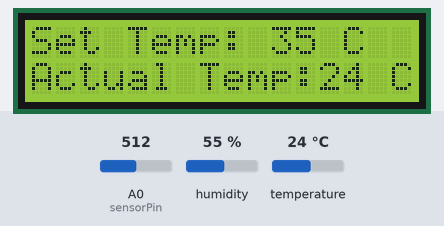
Bench run of a sketch on a simulated Arduino Uno, built with avr-gcc and run on an emulated ATmega328P. Parts: 16×2 character LCD. Wiring (inferred from the names in the program): DHT11 sensor: data pin 7. Inputs (shaded band) come from the test bench; at power-on: temperature 24 °C, A0 (sensorPin) = 512, humidity 55 %. What the sketch prints to the serial monitor is not drawn.

Above: at 1.2 s.
1.3 s: temperature set to 12 °C
At 3.0 s:
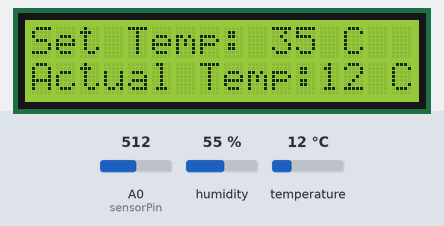
4.0 s: A0 (sensorPin) set to 716
At 5.5 s:
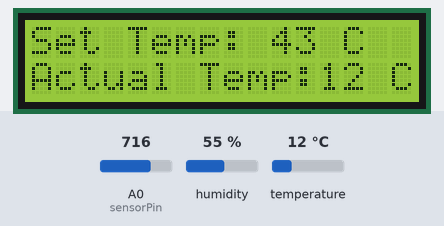
6.7 s: temperature set to 19 °C
At 9.3 s:
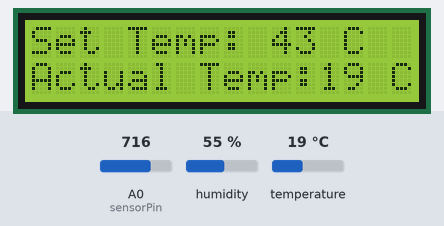
9.6 s: A0 (sensorPin) set to 900
At 10.7 s:
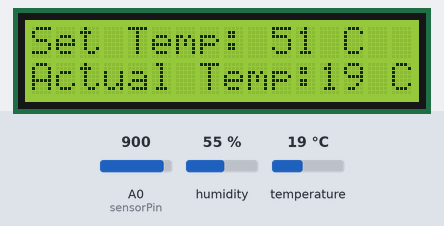
18.3 s: A0 (sensorPin) set to 1023
At 19.6 s:
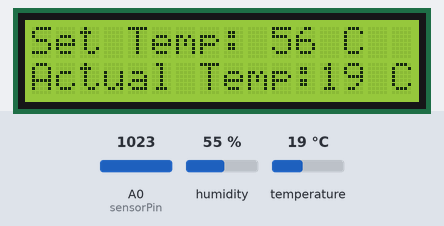
Timing chart, 0 to 21.3 s (numbered marks = the images above; inputs shaded):
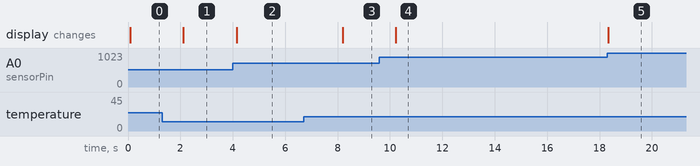

The sketch:

DHT_Pot_LCD.ino
```cpp
#include <dht.h>
#include <LiquidCrystal.h>
dht DHT;
#define DHT11_PIN 7

const int rs = 12, en = 8, d4 = 5, d5 = 4, d6 = 13, d7 = 2;
int temp=0;
int temp1=0;
float potchange=0;
int sensorPin=A0;
LiquidCrystal lcd(rs, en, d4, d5, d6, d7);
void setup()
{
  			  lcd.begin(16, 2);
          Serial.begin(9600);
}
void loop()
{

  // Reading Potentiometer
  temp=analogRead(sensorPin);
  potchange=temp;
  temp1=15+(temp/1023.0)*41.0;

  // For Reading DHT11
  int chk = DHT.read11(DHT11_PIN);

  // Printing on LCD
  lcd.setCursor(0, 0);
  lcd.print("Set Temp: ");
  lcd.setCursor(10, 0);
  lcd.print(temp1);
  lcd.setCursor(13, 0);
  lcd.print("C");
  lcd.setCursor(0,1);
  lcd.print("Actual Temp:");
  lcd.print((int)DHT.temperature);
  lcd.setCursor(15,1);
  lcd.print("C");

 // Printing on Serial Monitor
  Serial.print("Set Temperature = ");
  Serial.println(temp1);
  Serial.print("Current Temperature = ");
  Serial.println(DHT.temperature);

  delay(2000);
}
```

Measured:
- after the input at 1.3 s, the display: changes after 0.82 s (image 1)
- after the input at 4.0 s, the display: changes after 0.14 s (image 2)
- after the input at 6.7 s, the display: changes after 1.5 s (image 3)
- after the input at 9.6 s, the display: changes after 0.63 s (image 4)
- after the input at 18.3 s, the display: changes at once (image 5)
